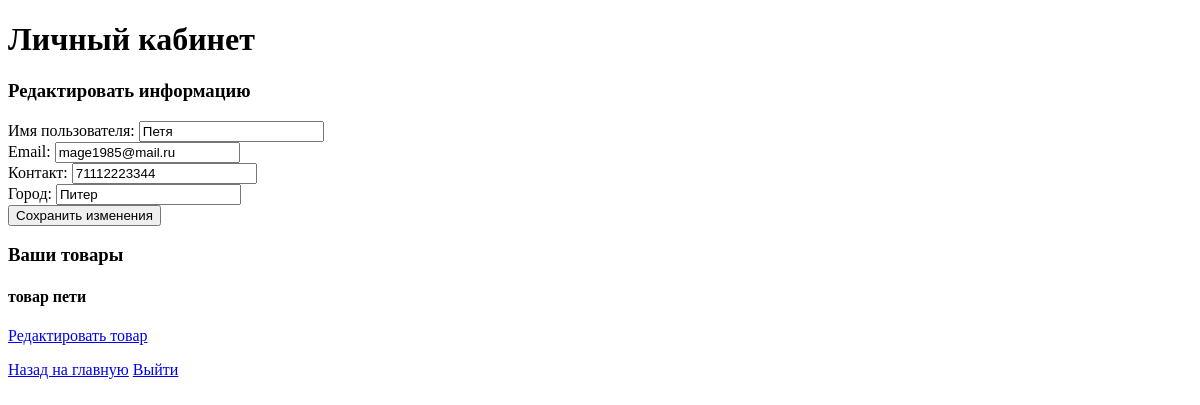
The page /profile (signed in) on the database as committed earlier.
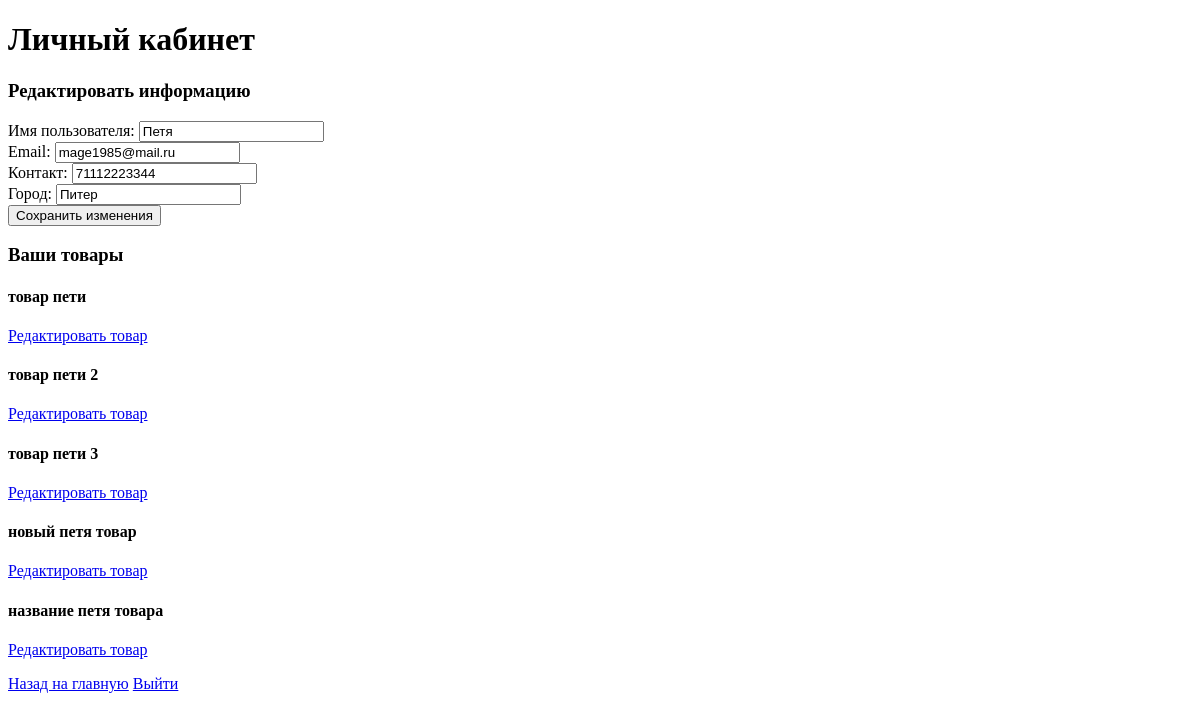
The same page on the database as committed later.
### tables this page shows
CREATE TABLE users (
        id INTEGER PRIMARY KEY AUTOINCREMENT,
        username TEXT NOT NULL,
        email TEXT NOT NULL,
        password TEXT NOT NULL,
        city TEXT NOT NULL,
        contact TEXT NOT NULL
    );

CREATE TABLE items (
        id INTEGER PRIMARY KEY AUTOINCREMENT,
        title TEXT NOT NULL,
        description TEXT NOT NULL,
        image_url TEXT,
        contact TEXT NOT NULL,
        city TEXT NOT NULL,
        user_id INTEGER NOT NULL,
        FOREIGN KEY (user_id) REFERENCES users(id)
    );

### app.py (the view, shortened to what this page needs)
@app.route('/profile', methods=['GET', 'POST'])
def profile():
    if 'user_id' not in session:
        return redirect(url_for('login'))  # Если пользователь не залогинен, перенаправить на страницу входа
    user_id = session['user_id']
    conn = get_db()
    cursor = conn.cursor()
    items = cursor.execute('SELECT * FROM items WHERE user_id = ?', (user_id,)).fetchall()
    user_info = cursor.execute('SELECT username, email, contact, city FROM users WHERE id = ?', (user_id,)).fetchone()
    conn.close()
    return render_template('profile.html', items=items, user_info=user_info)

### app.py (called while the page is built)
def get_db():
    conn = sqlite3.connect('exchange.db', check_same_thread=False)
    conn.row_factory = sqlite3.Row
    return conn

### templates/profile.html (shortened to what this page needs)
<!DOCTYPE html>
<html lang="ru">
<head>
</head>
<body>
    <h1>Личный кабинет</h1>
    <form method="POST">
        <h3>Редактировать информацию</h3>
        <label for="username">Имя пользователя:</label>
        <input type="text" id="username" name="username" value="{{ user_info[0] }}" required><br>
        <label for="email">Email:</label>
        <input type="email" id="email" name="email" value="{{ user_info[1] }}" required><br>
        <label for="contact">Контакт:</label>
        <input type="text" id="contact" name="contact" value="{{ user_info[2] }}" required><br>
        <label for="city">Город:</label>
        <input type="text" id="city" name="city" value="{{ user_info[3] }}" required><br>
        <button type="submit">Сохранить изменения</button>
    </form>
    <h3>Ваши товары</h3>
    <div>
        {% for item in items %}
        <div>
            <h4>{{ item['title'] }}</h4>
            <p><a href="{{ url_for('edit_item', item_id=item['id']) }}">Редактировать товар</a></p>
        </div>
        {% endfor %}
    </div>
    <a href="{{ url_for('index') }}">Назад на главную</a>
    <a href="{{ url_for('login') }}">Выйти</a>
</body>
</html>

Rows that differ between the two databases and show on the page:
added items: title "товар пети 2"
added items: title "товар пети 3"
added items: title "новый петя товар"
added items: title "название петя товара"
